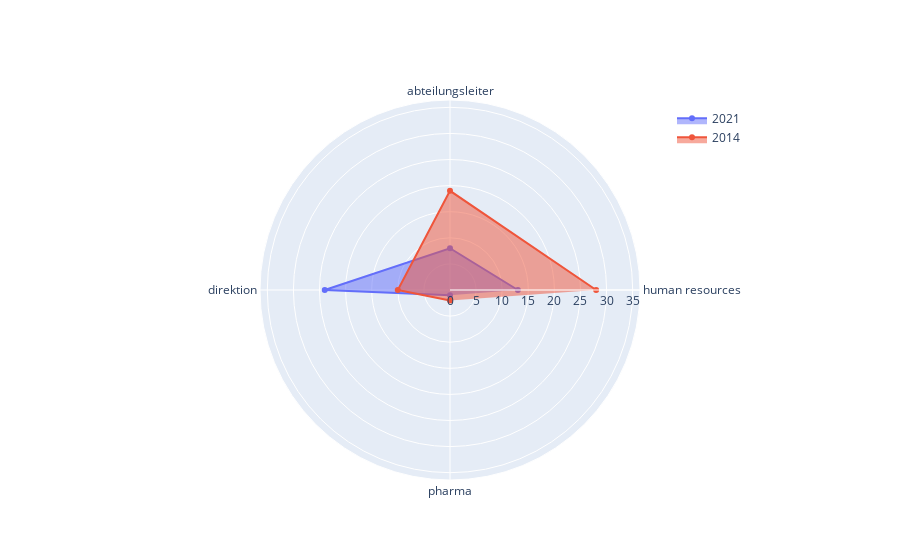

The notebook cell saved with this chart:
### Code cell
# Verteilung Datenmanagement 2020 un 2014
df = anforderungen.query('kategorie == 26')
categories=list(df['word'])

a = int(df['2021'].nlargest(n=1))
b = int(df['2014'].nlargest(n=1))

if a >= b:
    maximum = a
else:
    maximum = b
    
    
fig = go.Figure()
fig.add_trace(go.Scatterpolar(r= df['2021'].values.flatten().tolist(),    theta=categories,   fill='toself',  name='2021'))
fig.add_trace(go.Scatterpolar(r= df['2014'].values.flatten().tolist(),    theta=categories,   fill='toself',  name='2014'))

fig.update_layout(
  polar=dict(
    radialaxis=dict(
      visible=True,
      range=[0, maximum+(maximum*0.3)]
    )),
  showlegend=True,
  legend=dict(
    y=0.99,
    x=0.8))

fig.show()

### Figure 1 — Plotly figure (JSON) as saved in the notebook; plotly's stock layout.template omitted (floating-point values rounded to 4 significant figures)
{"data": [{"fill": "toself", "name": "2021", "r": [13, 8, 24, 1], "theta": ["human resources", "abteilungsleiter", "direktion", "pharma"], "type": "scatterpolar"}, {"fill": "toself", "name": "2014", "r": [28, 19, 10, 2], "theta": ["human resources", "abteilungsleiter", "direktion", "pharma"], "type": "scatterpolar"}], "layout": {"legend": {"x": 0.8, "y": 0.99}, "polar": {"radialaxis": {"range": [0, 36.4], "visible": true}}, "showlegend": true}}
